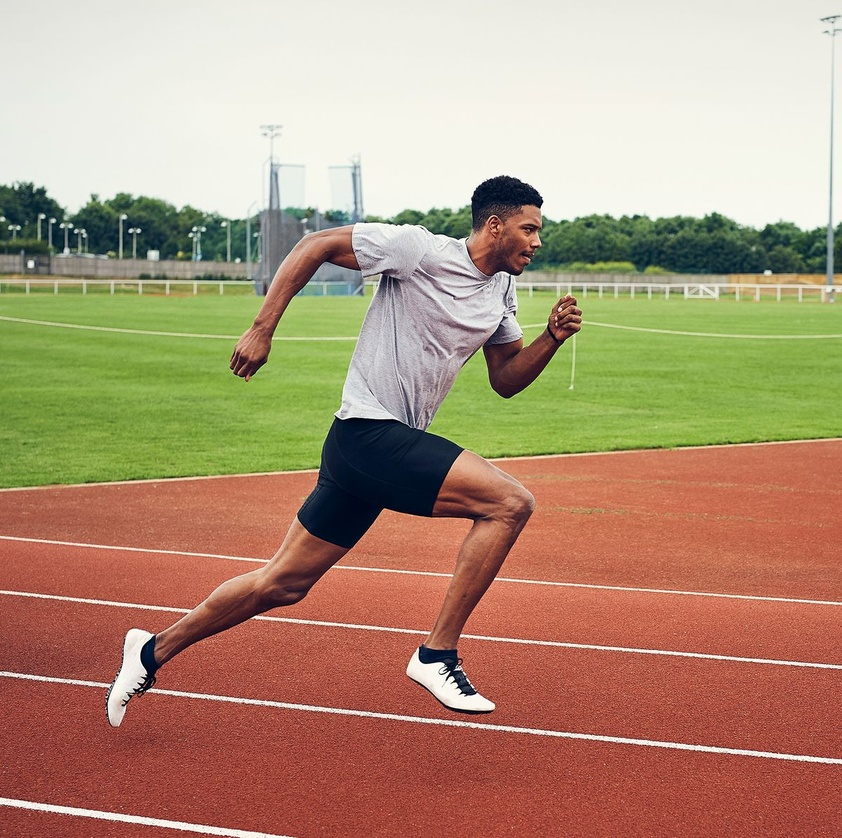
#> input picture TestCode/runnerobj.jpg, 842 x 838 px, shrunk from 1200 x 1195 before the run
$ python -i opencv.py   (imports and definitions only)
#> lines starting #> are read from the running program, lines starting #| are printed output that depends on the picture; after the words box and inside, x2 and y2 are one past the last pixel; in counts of white or black regions, pixels touching at a corner belong together
#> further down, picture is the input picture: shape (838, 842, 3); mean B, G, R 120.8, 146.6, 175.5
import cv2
import numpy as np

##PLAN
##
##Take each frame from video, detect track lanes and set finish line.
##

# [15 lines left out: function filter_horizontal_lines, not called in this run]

def detect_lines(frame):

    # Convert the image to grayscale
    gray = cv2.cvtColor(frame, cv2.COLOR_BGR2GRAY)
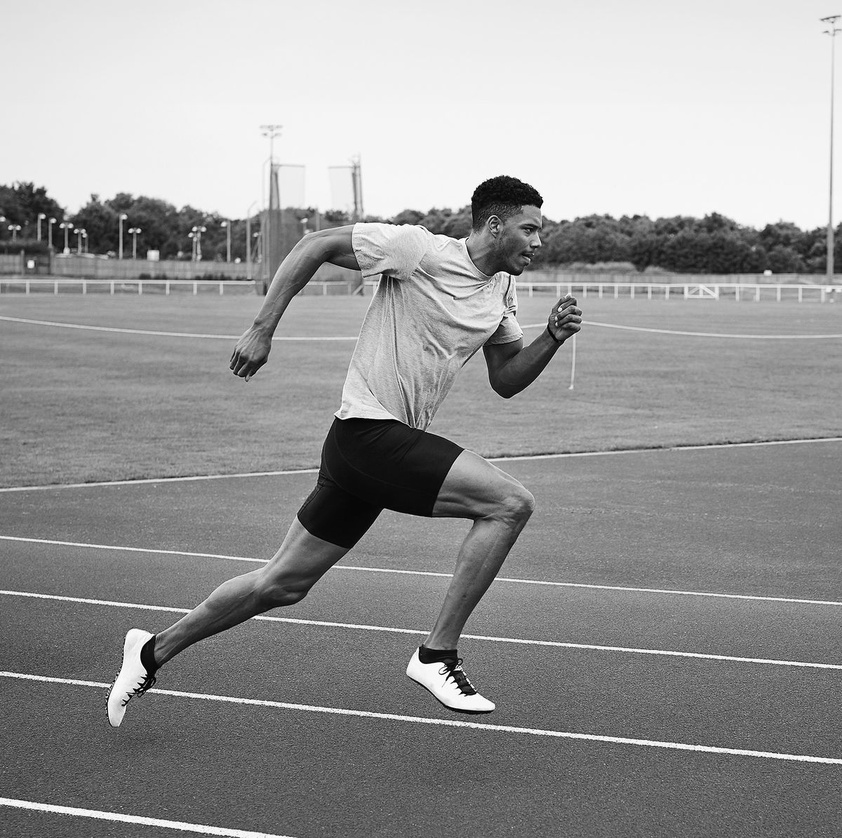
#> gray: shape (838, 842); min 0, max 255, mean 152.3
    cv2.imshow('Grayscale Image', gray)
    cv2.waitKey(0)

     # Apply GaussianBlur to reduce noise and help the algorithm
    blur = cv2.GaussianBlur(gray, (5, 5), 0)

     # Use Canny edge detector to find edges in the image
    edges = cv2.Canny(blur, 20, 100)
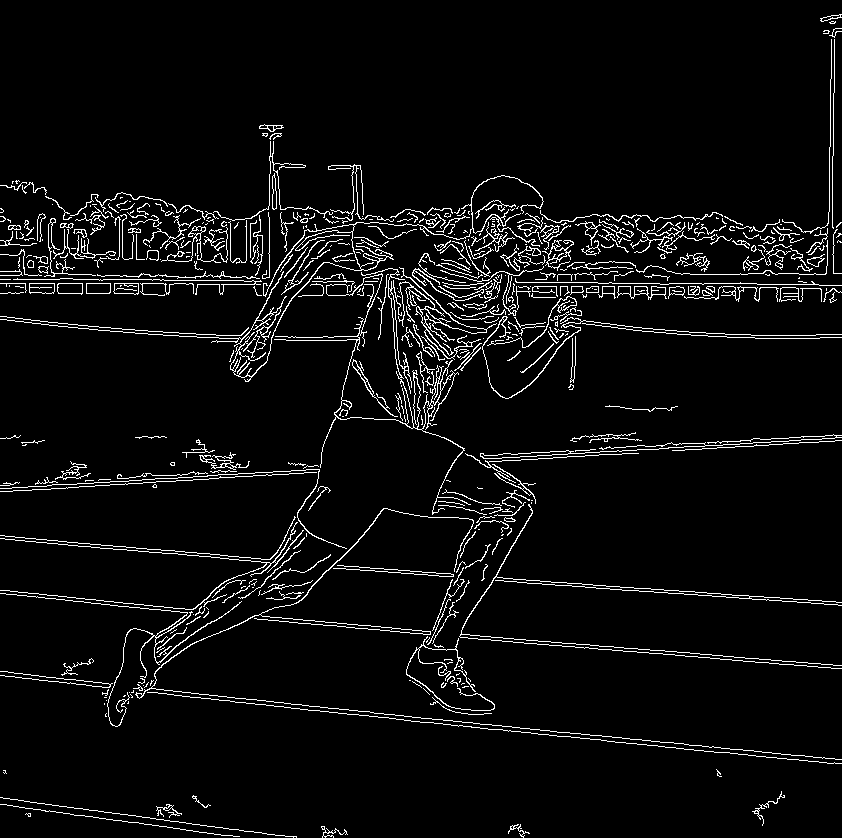
#> edges: shape (838, 842); 4.9% white in thin lines or dots

    # Use Hough Line Transform to detect lines in the image
    lines = cv2.HoughLinesP(edges, 1, np.pi / 180, threshold=100, minLineLength=100, maxLineGap=50)
#> lines = 134 rows, first 6: [76, 684, 828, 763], [110, 685, 631, 739], [0, 283, 192, 283], [149, 609, 779, 664], [173, 608, 746, 658], [0, 535, 494, 578]

    # Draw the lines on the original image
    for line in lines:
        x1, y1, x2, y2 = line[0]
        cv2.line(frame, (x1, y1), (x2, y2), (0, 255, 0), 2)
#> this loop made 134 passes
#> (x1, y1, x2, y2) on passes 1 to 12: (76, 684, 828, 763), (110, 685, 631, 739), (0, 283, 192, 283), (149, 609, 779, 664), (173, 608, 746, 658), (0, 535, 494, 578), (661, 446, 833, 434), (6, 284, 514, 284), (140, 274, 703, 284), (503, 578, 841, 602), (579, 733, 835, 759), (586, 647, 832, 668)
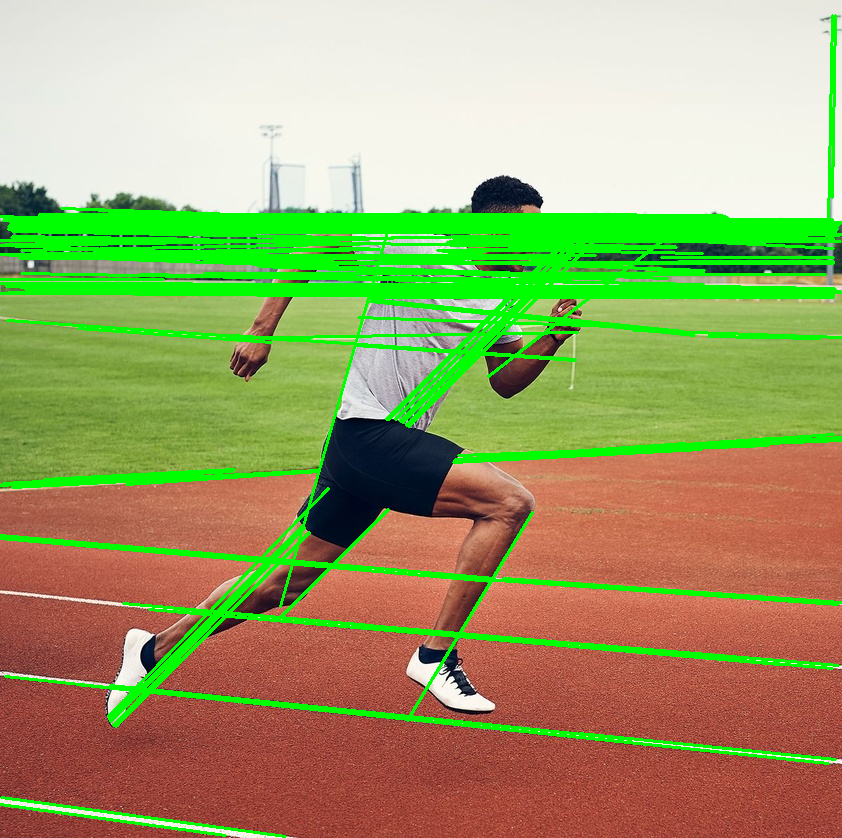
#> frame: shape (838, 842, 3); 13.34% of pixels changed, all inside (x1, y1, x2, y2) = (0, 14, 842, 838)

    # Display the final result
    cv2.imshow('Lines Detected', frame)
    cv2.waitKey(0)
    cv2.destroyAllWindows()


# [42 lines left out: function original, not called in this run]
    #print("Horizontal:", filter_horizontal_lines(lines))

path = 'YOLOtest1.PNG'
#original(path)

>>> import cv2
>>> picture = cv2.imread('runnerobj.jpg')
>>> result = detect_lines(picture)

$ run again, on TestCode/track.jpg
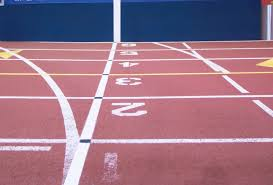
#> input picture TestCode/track.jpg, 273 x 185 px
#> picture is the input picture: shape (185, 273, 3); mean B, G, R 134.2, 115.4, 154.8
#> in detect_lines, `edges = cv2.Canny(blur, 20, 100)`:
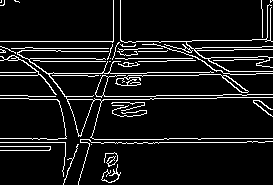
#> edges: shape (185, 273); 8.9% white in thin lines or dots
#> lines = [[0, 142, 264, 142], [3, 51, 272, 46], [0, 41, 191, 41], [3, 58, 210, 58], [0, 75, 226, 75], [0, 98, 264, 94], [164, 138, 272, 138], [57, 100, 272, 97], [38, 74, 258, 71], [23, 61, 211, 61]]
#> the loop in detect_lines, `for line in lines:` made 10 passes
#> after the loop in detect_lines, `for line in lines:`:
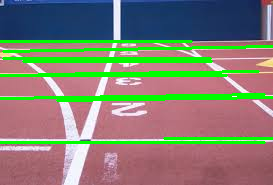
#> frame: shape (185, 273, 3); 12.56% of pixels changed, all inside (x1, y1, x2, y2) = (0, 40, 273, 144)
